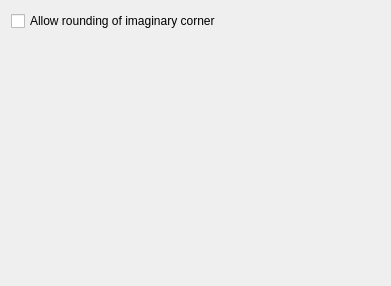
<?xml version="1.0" encoding="UTF-8"?>
<ui version="4.0">
 <class>Scale</class>
 <widget class="QWidget" name="Round">
  <property name="geometry">
   <rect>
    <x>0</x>
    <y>0</y>
    <width>391</width>
    <height>286</height>
   </rect>
  </property>
  <layout class="QVBoxLayout" name="verticalLayout">
   <item>
    <widget class="QCheckBox" name="AllowImaginary">
     <property name="text">
      <string>Allow rounding of imaginary corner</string>
     </property>
     <property name="checked">
      <bool>false</bool>
     </property>
    </widget>
   </item>
   <item>
    <spacer name="verticalSpacer">
     <property name="orientation">
      <enum>Qt::Vertical</enum>
     </property>
     <property name="sizeHint" stdset="0">
      <size>
       <width>20</width>
       <height>40</height>
      </size>
     </property>
    </spacer>
   </item>
  </layout>
 </widget>
 <resources/>
 <connections/>
</ui>
